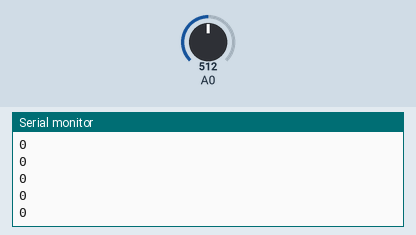
Bench run of a sketch on a simulated Arduino Uno, built with avr-gcc and run on an emulated ATmega328P. Parts: the last lines printed to the serial monitor. Inputs (shaded band) come from the test bench; at power-on: A0 = 512.

Above: at 1.2 s.
1.3 s: A0 set to 716
At 1.31 s:
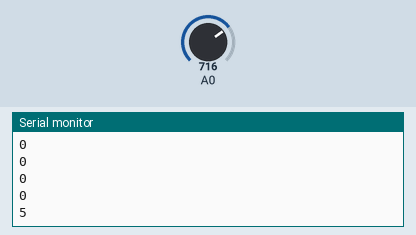
2.8 s: A0 set to 900
At 2.81 s:
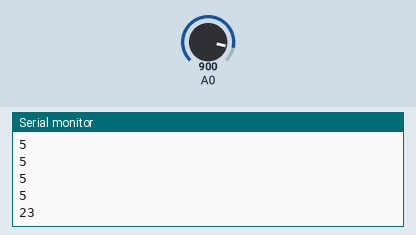
Timing chart, 0 to 5.8 s (numbered marks = the images above; inputs shaded):
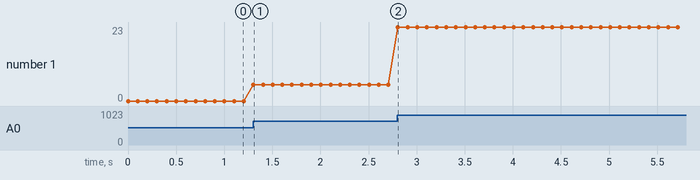

Measured:
- after the input at 1.3 s, the serial monitor: prints a new line at once (image 1)
- after the input at 2.8 s, the serial monitor: prints a new line at once (image 2)
- plotted number 1: 0 → 5 after the input at 1.3 s, 5 → 23 after the input at 2.8 s

The sketch:

codigo_arduino.ino
```cpp
/*#include <MySQL_Connection.h>
  #include <MySQL_Cursor.h>*/
void setup() {
  Serial.begin(9600);
}

void loop() {
  int y = analogRead(A0);
  int x;
  x = ((y * 100) / 1023);

  if (x < 0){
    x = 0;
    Serial.println(x);
  }
  else{
    Serial.println(x);
  }

  delay(100);
}
```
